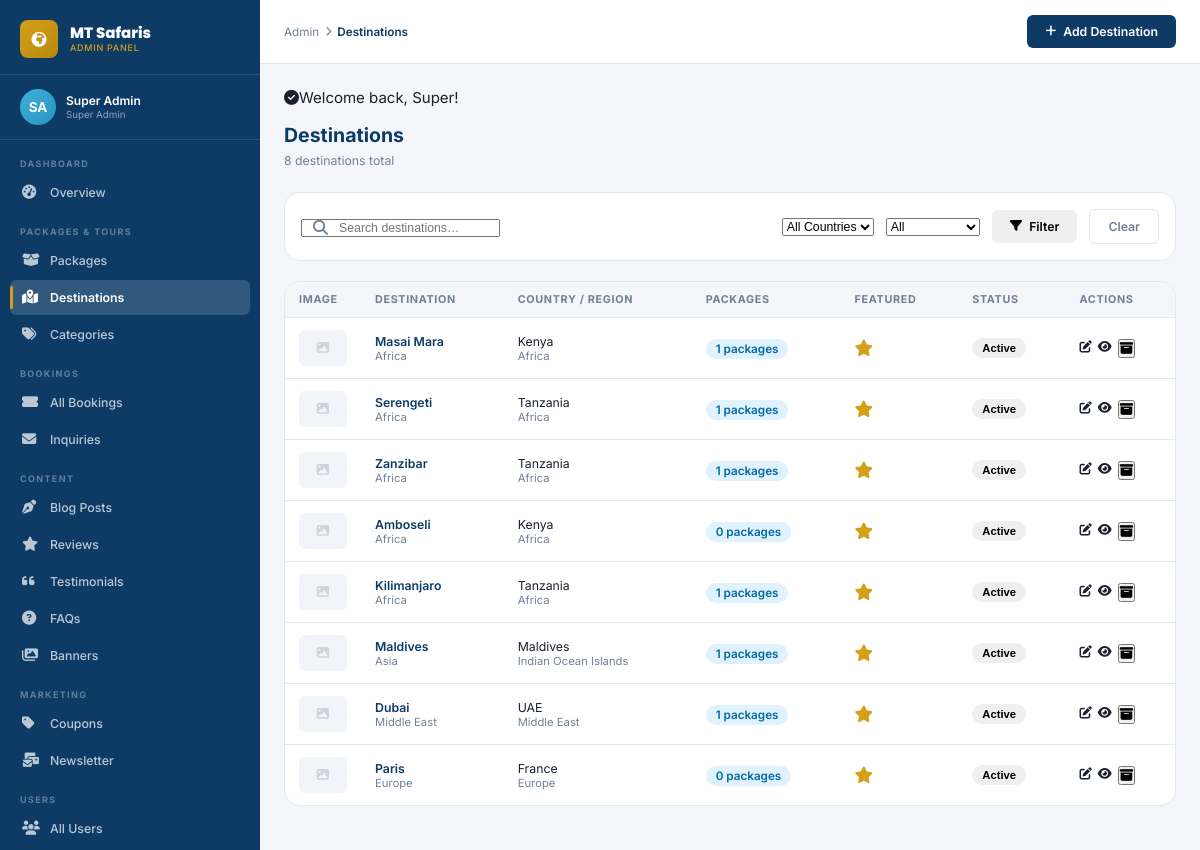
The page /admin/destinations.php (signed in) on the database its author committed.
### tables this page shows
CREATE TABLE `users` (
  `id`              INT UNSIGNED AUTO_INCREMENT PRIMARY KEY,
  `uuid`            CHAR(36) NOT NULL UNIQUE DEFAULT (UUID()),
  `first_name`      VARCHAR(100) NOT NULL,
  `last_name`       VARCHAR(100) NOT NULL,
  `email`           VARCHAR(191) NOT NULL UNIQUE,
  `phone`           VARCHAR(30),
  `password_hash`   VARCHAR(255) NOT NULL,
  `role`            ENUM('super_admin','travel_manager','booking_officer','content_editor','finance','customer_support','customer') NOT NULL DEFAULT 'customer',
  `status`          ENUM('active','inactive','suspended','pending') NOT NULL DEFAULT 'pending',
  `avatar`          VARCHAR(500),
  `email_verified`  TINYINT(1) NOT NULL DEFAULT 0,
  `email_verify_token` VARCHAR(100),
  `two_fa_enabled`  TINYINT(1) NOT NULL DEFAULT 0,
  `two_fa_secret`   VARCHAR(100),
  `remember_token`  VARCHAR(100),
  `last_login_at`   DATETIME,
  `last_login_ip`   VARCHAR(50),
  `created_at`      DATETIME NOT NULL DEFAULT CURRENT_TIMESTAMP,
  `updated_at`      DATETIME NOT NULL DEFAULT CURRENT_TIMESTAMP ON UPDATE CURRENT_TIMESTAMP,
  INDEX `idx_email`  (`email`),
  INDEX `idx_role`   (`role`),
  INDEX `idx_status` (`status`)
);

CREATE TABLE `destinations` (
  `id`              INT UNSIGNED AUTO_INCREMENT PRIMARY KEY,
  `region_id`       INT UNSIGNED,
  `name`            VARCHAR(150) NOT NULL,
  `slug`            VARCHAR(180) NOT NULL UNIQUE,
  `country`         VARCHAR(100) NOT NULL,
  `continent`       VARCHAR(60),
  `description`     TEXT,
  `highlights`      JSON,
  `climate_info`    TEXT,
  `best_time`       VARCHAR(200),
  `hero_image`      VARCHAR(500),
  `gallery`         JSON,
  `latitude`        DECIMAL(10,7),
  `longitude`       DECIMAL(10,7),
  `is_featured`     TINYINT(1) NOT NULL DEFAULT 0,
  `is_active`       TINYINT(1) NOT NULL DEFAULT 1,
  `meta_title`      VARCHAR(200),
  `meta_description` VARCHAR(400),
  `sort_order`      SMALLINT UNSIGNED NOT NULL DEFAULT 0,
  `created_at`      DATETIME NOT NULL DEFAULT CURRENT_TIMESTAMP,
  `updated_at`      DATETIME NOT NULL DEFAULT CURRENT_TIMESTAMP ON UPDATE CURRENT_TIMESTAMP,
  FOREIGN KEY (`region_id`) REFERENCES `regions`(`id`) ON DELETE SET NULL,
  INDEX `idx_country`     (`country`),
  INDEX `idx_is_featured` (`is_featured`),
  INDEX `idx_is_active`   (`is_active`)
);

CREATE TABLE `regions` (
  `id`         INT UNSIGNED AUTO_INCREMENT PRIMARY KEY,
  `name`       VARCHAR(100) NOT NULL,
  `slug`       VARCHAR(120) NOT NULL UNIQUE,
  `sort_order` TINYINT UNSIGNED NOT NULL DEFAULT 0
);

### includes/functions.php (called while the page is built, shortened)
<?php
require_once __DIR__ . '/db.php';
function h(string $str): string {
    return htmlspecialchars($str, ENT_QUOTES | ENT_HTML5, 'UTF-8');
}
function getFlash(): ?array {
    if (isset($_SESSION['flash'])) {
        $flash = $_SESSION['flash'];
        return $flash;
    }
    return null;
}
function url(string $path = ''): string {
    return APP_URL . '/' . ltrim($path, '/');
}
function isActive(string $page): string {
    return (basename($_SERVER['PHP_SELF']) === $page) ? 'active' : '';
}

### includes/db.php (called while the page is built, shortened)
<?php
class DB {
    private static ?PDO $instance = null;
    public static function conn(): PDO {
        if (self::$instance === null) {
            $dsn = sprintf('mysql:host=%s;port=%s;dbname=%s;charset=%s',
                DB_HOST, DB_PORT, DB_NAME, DB_CHARSET);
            $options = [
                PDO::ATTR_ERRMODE            => PDO::ERRMODE_EXCEPTION,
                PDO::ATTR_DEFAULT_FETCH_MODE => PDO::FETCH_ASSOC,
                PDO::ATTR_EMULATE_PREPARES   => false,
                PDO::MYSQL_ATTR_INIT_COMMAND => "SET NAMES " . DB_CHARSET . " COLLATE utf8mb4_unicode_ci",
            ];
            self::$instance = new PDO($dsn, DB_USER, DB_PASS, $options);
        }
        return self::$instance;
    }
    public static function query(string $sql, array $params = []): PDOStatement {
        $stmt = self::conn()->prepare($sql);
        $stmt->execute($params);
        return $stmt;
    }
    public static function row(string $sql, array $params = []): ?array {
        $result = self::query($sql, $params)->fetch();
        return $result ?: null;
    }
    public static function rows(string $sql, array $params = []): array {
        return self::query($sql, $params)->fetchAll();
    }
    public static function value(string $sql, array $params = []): mixed {
        return self::query($sql, $params)->fetchColumn();
    }
    public static function paginate(string $sql, array $params, int $page, int $perPage): array {
        $countSql = "SELECT COUNT(*) FROM ($sql) AS _count";
        $total    = (int) self::value($countSql, $params);
        $pages    = (int) ceil($total / $perPage);
        $offset   = ($page - 1) * $perPage;
        $rows     = self::rows("$sql LIMIT $perPage OFFSET $offset", $params);
        return compact('rows', 'total', 'pages', 'page', 'perPage');
    }
}

### includes/auth.php (called while the page is built, shortened)
<?php
require_once __DIR__ . '/db.php';
require_once __DIR__ . '/functions.php';
function currentUser(): ?array {
    static $user = null;
    if ($user === null) {
        $user = DB::row("SELECT id, uuid, first_name, last_name, email, phone, role, status, avatar
                         FROM users WHERE id = ? AND status = 'active'", [$_SESSION['user_id']]);
    }
    return $user;
}
function isLoggedIn(): bool {
    return currentUser() !== null;
}
function isAdmin(): bool {
    $user = currentUser();
    return $user && in_array($user['role'], ADMIN_ROLES);
}
function checkRememberToken(): void {
    if (isLoggedIn() || !isset($_COOKIE['remember_token'])) return;
}
checkRememberToken();

### admin/destinations.php (the view, shortened to what this page needs)
<?php
require_once dirname(__DIR__) . '/includes/auth.php';
require_once dirname(__DIR__) . '/includes/functions.php';
$search   = trim($_GET['search'] ?? '');
$page     = max(1, (int)($_GET['page'] ?? 1));
$where  = ['1=1'];
$params = [];
$sql     = "SELECT d.*, r.name AS region_name,
                   (SELECT COUNT(*) FROM packages WHERE destination_id=d.id AND is_active=1) AS pkg_count
            FROM destinations d LEFT JOIN regions r ON d.region_id=r.id
            WHERE " . implode(' AND ', $where) . " ORDER BY d.sort_order ASC, d.name ASC";
$result  = DB::paginate($sql, $params, $page, ADMIN_PER_PAGE);
$dests   = $result['rows'];
?>
<!DOCTYPE html>
<html lang="en">
<head>
  <link rel="stylesheet" href="https://cdnjs.cloudflare.com/ajax/libs/font-awesome/6.5.1/css/all.min.css">
  <link rel="stylesheet" href="<?= url('assets/css/admin.css') ?>">
</head>
<body>
<?php require_once 'includes/sidebar.php'; ?>
<div class="admin-main">
  <header class="admin-header">
    <div class="admin-header-left">
      <div class="breadcrumb-admin">Admin <i class="fas fa-chevron-right" style="font-size:.65rem"></i> <span>Destinations</span></div>
    </div>
    <div class="admin-header-right">
      <a href="<?= url('admin/destination-edit.php') ?>" class="btn-admin btn-admin-primary">
        <i class="fas fa-plus"></i> Add Destination
      </a>
    </div>
  </header>
  <div class="admin-content">
    <?php $flash = getFlash(); if ($flash): ?>
    <div class="flash-msg flash-<?= h($flash['type']) ?>" style="margin-bottom:16px"><i class="fas fa-check-circle"></i><span><?= h($flash['message']) ?></span></div>
    <?php endif; ?>
    <div class="admin-page-title">Destinations</div>
    <div class="admin-page-sub"><?= $result['total'] ?> destinations total</div>
    <div class="admin-card">
      <div class="admin-card-body" style="padding:16px">
        <form method="GET" style="display:flex;gap:12px;flex-wrap:wrap;align-items:center">
          <div style="position:relative;flex:1;min-width:180px">
            <input type="text" name="search" value="<?= h($search) ?>" placeholder="Search destinations…" class="form-control" style="padding-left:36px;font-size:.82rem">
            <i class="fas fa-search" style="position:absolute;left:12px;top:50%;transform:translateY(-50%);color:var(--clr-muted)"></i>
          </div>
          <select name="country" class="form-control" style="width:auto;font-size:.82rem">
            <option value="">All Countries</option>
          </select>
          <select name="featured" class="form-control" style="width:auto;font-size:.82rem">
            <option value="">All</option>
          </select>
          <button type="submit" class="btn-admin btn-admin-secondary"><i class="fas fa-filter"></i> Filter</button>
          <a href="<?= url('admin/destinations.php') ?>" class="btn-admin" style="background:none;border:1px solid #e2e8f0;color:#718096">Clear</a>
        </form>
      </div>
    </div>
    <div class="admin-card">
      <div class="admin-card-body" style="padding:0">
        <table class="admin-table">
          <thead>
            <tr>
              <th style="width:60px">Image</th>
              <th>Destination</th>
              <th>Country / Region</th>
              <th>Packages</th>
              <th>Featured</th>
              <th>Status</th>
              <th>Actions</th>
            </tr>
          </thead>
          <tbody>
            <?php if ($dests): foreach ($dests as $d): ?>
            <tr>
              <td>
                <?php if ($d['hero_image']): ?>
                <img src="<?= h($d['hero_image']) ?>" alt="<?= h($d['name']) ?>"
                     style="width:48px;height:36px;object-fit:cover;border-radius:6px">
                <?php else: ?>
                <div style="width:48px;height:36px;background:#f1f5f9;border-radius:6px;display:grid;place-items:center">
                  <i class="fas fa-image" style="color:#cbd5e0"></i>
                </div>
                <?php endif; ?>
              </td>
              <td>
                <div style="font-weight:600;color:var(--clr-primary)"><?= h($d['name']) ?></div>
                <div style="font-size:.75rem;color:var(--clr-muted)"><?= h($d['continent'] ?? '') ?></div>
              </td>
              <td>
                <div><?= h($d['country']) ?></div>
                <div style="font-size:.75rem;color:var(--clr-muted)"><?= h($d['region_name'] ?? '—') ?></div>
              </td>
              <td>
                <span style="background:#e0f2fe;color:#0369a1;padding:3px 10px;border-radius:20px;font-size:.78rem;font-weight:600">
                  <?= $d['pkg_count'] ?> packages
                </span>
              </td>
              <td>
                <form method="POST" style="display:inline">
                  <button type="submit" name="toggle_featured" title="Toggle featured"
                          style="background:none;border:none;cursor:pointer;font-size:1.1rem;color:<?= $d['is_featured']?'var(--clr-gold)':'#cbd5e0' ?>">
                    <i class="fas fa-star"></i>
                  </button>
                </form>
              </td>
              <td>
                <form method="POST" style="display:inline">
                  <button type="submit" name="toggle" class="badge <?= $d['is_active'] ? 'badge-success' : 'badge-danger' ?>"
                          style="border:none;cursor:pointer;padding:4px 10px;border-radius:20px;font-size:.75rem;font-weight:600">
                    <?= $d['is_active'] ? 'Active' : 'Inactive' ?>
                  </button>
                </form>
              </td>
              <td>
                <div style="display:flex;gap:6px">
                  <a href="<?= url('admin/destination-edit.php?id=' . $d['id']) ?>" class="btn-icon-admin" title="Edit">
                    <i class="fas fa-edit"></i>
                  </a>
                  <a href="<?= url('destinations.php?slug=' . h($d['slug'])) ?>" class="btn-icon-admin" title="View on site" target="_blank">
                    <i class="fas fa-eye"></i>
                  </a>
                  <form method="POST" style="display:inline" onsubmit="return confirm('Archive this destination?')">
                    <button type="submit" name="delete" class="btn-icon-admin btn-icon-danger" title="Archive">
                      <i class="fas fa-archive"></i>
                    </button>
                  </form>
                </div>
              </td>
            </tr>
            <?php endforeach; else: ?>
            <tr><td colspan="7" style="text-align:center;padding:40px;color:var(--clr-muted)">No destinations found.</td></tr>
            <?php endif; ?>
          </tbody>
        </table>
      </div>
    </div>
  </div>
</div>
</body>
</html>

### admin/includes/sidebar.php (shortened to what this page needs)
<?php $adminUser = currentUser(); ?>
<aside class="admin-sidebar" id="adminSidebar">
  <div class="sidebar-brand">
    <div class="sidebar-brand-icon"><i class="fas fa-globe-africa"></i></div>
    <div>
      <div class="sidebar-brand-text">MT Safaris</div>
      <span class="sidebar-brand-sub">Admin Panel</span>
    </div>
  </div>
  <div class="sidebar-user">
    <div class="sidebar-user-avatar"><?= strtoupper(substr($adminUser['first_name'],0,1).substr($adminUser['last_name'],0,1)) ?></div>
    <div>
      <div class="sidebar-user-name"><?= h($adminUser['first_name'].' '.$adminUser['last_name']) ?></div>
      <div class="sidebar-user-role"><?= h(ROLES[$adminUser['role']]??$adminUser['role']) ?></div>
    </div>
  </div>
  <nav class="sidebar-nav">
    <div class="nav-section">Dashboard</div>
    <a href="<?= url('admin/') ?>" <?= basename($_SERVER['PHP_SELF'])==='index.php'&&dirname($_SERVER['PHP_SELF'])==='/admin'?'class="active"':'' ?>>
      <i class="fas fa-tachometer-alt"></i> Overview
    </a>
    <div class="nav-section">Packages & Tours</div>
    <a href="<?= url('admin/packages.php') ?>" <?= isActive('packages.php') === 'active' ? 'class="active"' : '' ?>>
      <i class="fas fa-box-open"></i> Packages
    </a>
    <a href="<?= url('admin/destinations.php') ?>" <?= isActive('destinations.php') === 'active' ? 'class="active"' : '' ?>>
      <i class="fas fa-map-marked-alt"></i> Destinations
    </a>
    <a href="<?= url('admin/categories.php') ?>" <?= isActive('categories.php') === 'active' ? 'class="active"' : '' ?>>
      <i class="fas fa-tags"></i> Categories
    </a>
    <div class="nav-section">Bookings</div>
    <a href="<?= url('admin/bookings.php') ?>" <?= isActive('bookings.php') === 'active' ? 'class="active"' : '' ?>>
      <i class="fas fa-ticket-alt"></i> All Bookings
    </a>
    <a href="<?= url('admin/inquiries.php') ?>" <?= isActive('inquiries.php') === 'active' ? 'class="active"' : '' ?>>
      <i class="fas fa-envelope"></i> Inquiries
    </a>
    <div class="nav-section">Content</div>
    <a href="<?= url('admin/blog.php') ?>" <?= isActive('blog.php') === 'active' ? 'class="active"' : '' ?>>
      <i class="fas fa-pen-nib"></i> Blog Posts
    </a>
    <a href="<?= url('admin/reviews.php') ?>" <?= isActive('reviews.php') === 'active' ? 'class="active"' : '' ?>>
      <i class="fas fa-star"></i> Reviews
    </a>
    <a href="<?= url('admin/testimonials.php') ?>" <?= isActive('testimonials.php') === 'active' ? 'class="active"' : '' ?>>
      <i class="fas fa-quote-left"></i> Testimonials
    </a>
    <a href="<?= url('admin/faqs.php') ?>" <?= isActive('faqs.php') === 'active' ? 'class="active"' : '' ?>>
      <i class="fas fa-question-circle"></i> FAQs
    </a>
    <a href="<?= url('admin/banners.php') ?>" <?= isActive('banners.php') === 'active' ? 'class="active"' : '' ?>>
      <i class="fas fa-images"></i> Banners
    </a>
    <div class="nav-section">Marketing</div>
    <a href="<?= url('admin/coupons.php') ?>" <?= isActive('coupons.php') === 'active' ? 'class="active"' : '' ?>>
      <i class="fas fa-tag"></i> Coupons
    </a>
    <a href="<?= url('admin/newsletter.php') ?>" <?= isActive('newsletter.php') === 'active' ? 'class="active"' : '' ?>>
      <i class="fas fa-mail-bulk"></i> Newsletter
    </a>
    <div class="nav-section">Users</div>
    <a href="<?= url('admin/users.php') ?>" <?= isActive('users.php') === 'active' ? 'class="active"' : '' ?>>
      <i class="fas fa-users"></i> All Users
    </a>
  </nav>
</aside>

### rows shown on the page
users: first_name+last_name "SA", first_name+last_name "Super Admin", role "Super Admin"
destinations: name "Masai Mara", continent "Africa", country "Kenya", region.name "Africa", pkg_count "1", is_active "Active"
destinations: name "Serengeti", continent "Africa", country "Tanzania", region.name "Africa", pkg_count "1", is_active "Active"
destinations: name "Zanzibar", continent "Africa", country "Tanzania", region.name "Africa", pkg_count "1", is_active "Active"
destinations: name "Amboseli", continent "Africa", country "Kenya", region.name "Africa", pkg_count "0", is_active "Active"
destinations: name "Kilimanjaro", continent "Africa", country "Tanzania", region.name "Africa", pkg_count "1", is_active "Active"
destinations: name "Maldives", continent "Asia", country "Maldives", region.name "Indian Ocean Islands", pkg_count "1", is_active "Active"
destinations: name "Dubai", continent "Middle East", country "UAE", region.name "Middle East", pkg_count "1", is_active "Active"
destinations: name "Paris", continent "Europe", country "France", region.name "Europe", pkg_count "0", is_active "Active"

### other values the page prints
$flash['message'] "Welcome back, Super!"
$result['total'] "8"
